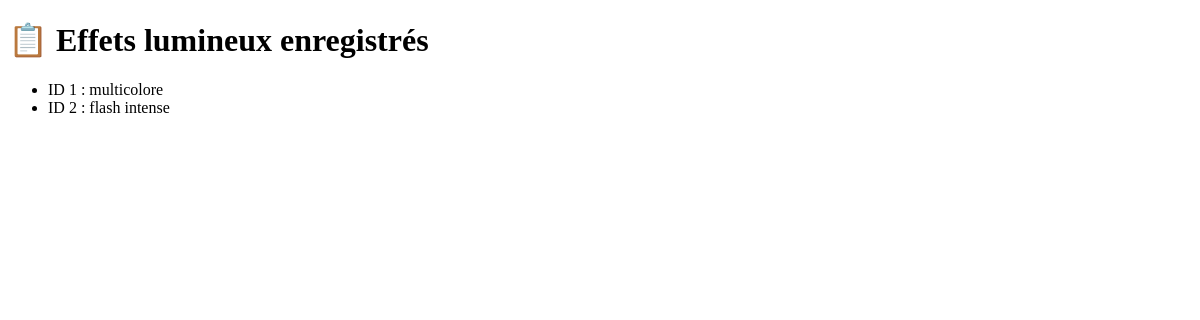
The app's page /effets, older data.
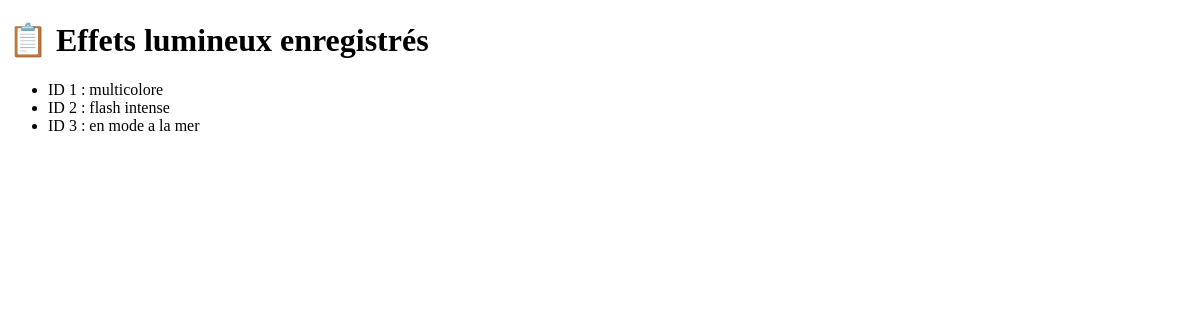
The same page, newer data.
### tables this page shows
CREATE TABLE effets_lumineux (
        id INTEGER PRIMARY KEY AUTOINCREMENT,
        nom TEXT NOT NULL
    );

### app.py (the view)
@app.route("/effets")
def liste_effets():
    effets = get_all_effets()
    return render_template("liste_effets.html", effets=effets)

### dbseances.py (called while the page is built)
def get_connection():
    return sqlite3.connect(DB_PATH)

def get_all_effets():
    conn = get_connection()
    cursor = conn.cursor()
    cursor.execute("SELECT id, nom FROM effets_lumineux ORDER BY id ASC")
    effets = cursor.fetchall()
    conn.close()
    return effets

### templates/liste_effets.html
<!DOCTYPE html>
<html>
<head><title>Liste des effets lumineux</title></head>
<body>
  <h1>📋 Effets lumineux enregistrés</h1>
  <ul>
    {% for effet in effets %}
      <li>ID {{ effet[0] }} : {{ effet[1] }}</li>
    {% else %}
      <li>Aucun effet enregistré.</li>
    {% endfor %}
  </ul>
</body>
</html>

Row changes from the older to the newer data that the page shows:
added effets_lumineux: id "3", nom "en mode a la mer"
